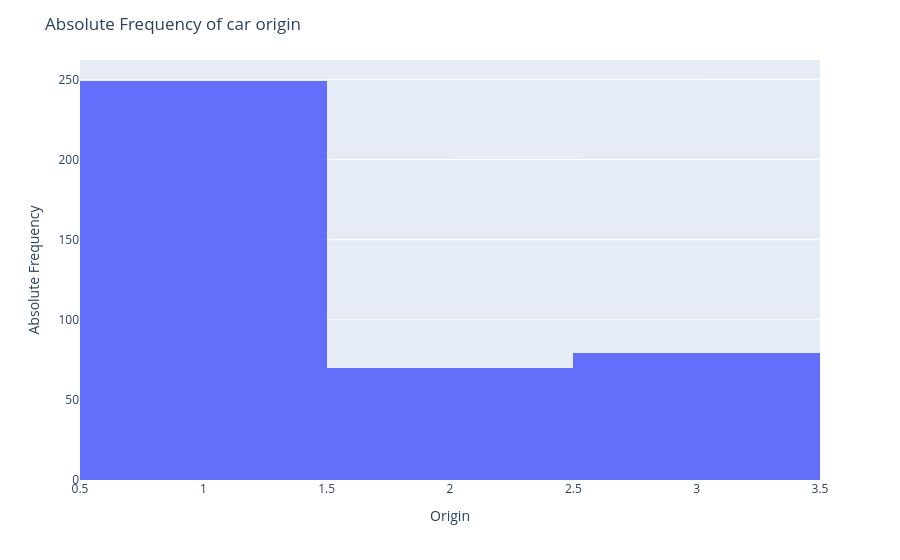

The notebook cell saved with this chart:
### Markdown cell above
#### Histogram | Absolute Frequency | Variable: origin

### Code cell
import plotly.express as px

fig = px.histogram(
    data, 
    x="origin",
)

fig.update_layout(
    xaxis_title_text='Origin',
    yaxis_title_text='Absolute Frequency',
    title="Absolute Frequency of car origin",
)

# Show the plot
fig.show()

### Figure 1 — Plotly figure (JSON) as saved in the notebook; plotly's stock layout.template omitted (floating-point values rounded to 4 significant figures; data arrays with more than 128 entries replaced by an {"elided": "..."} marker saying what was removed)
{"data": [{"bingroup": "x", "hovertemplate": "origin=%{x}<br>count=%{y}<extra></extra>", "legendgroup": "", "marker": {"color": "#636efa", "pattern": {"shape": ""}}, "name": "", "orientation": "v", "showlegend": false, "type": "histogram", "x": {"elided": "398 int values"}, "xaxis": "x", "yaxis": "y"}], "layout": {"barmode": "relative", "legend": {"tracegroupgap": 0}, "margin": {"t": 60}, "title": {"text": "Absolute Frequency of car origin"}, "xaxis": {"anchor": "y", "domain": [0, 1], "title": {"text": "Origin"}}, "yaxis": {"anchor": "x", "domain": [0, 1], "title": {"text": "Absolute Frequency"}}}}
